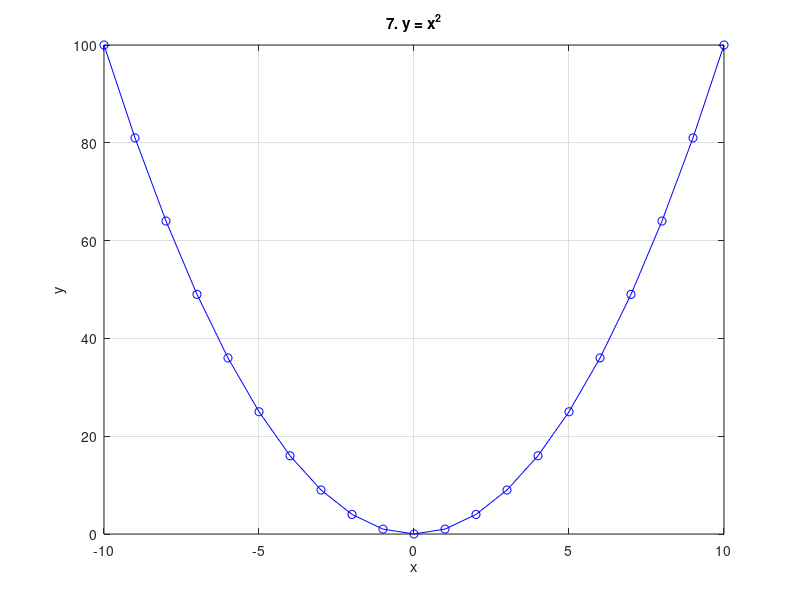
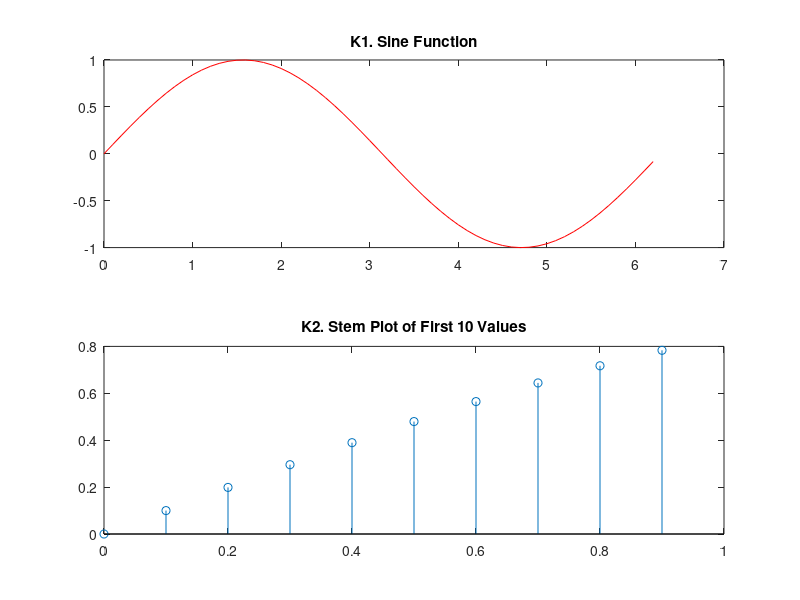
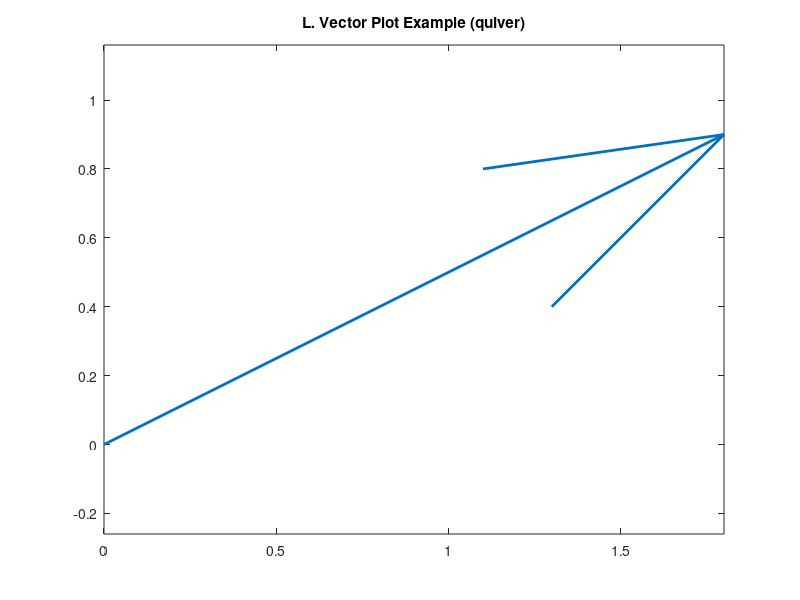
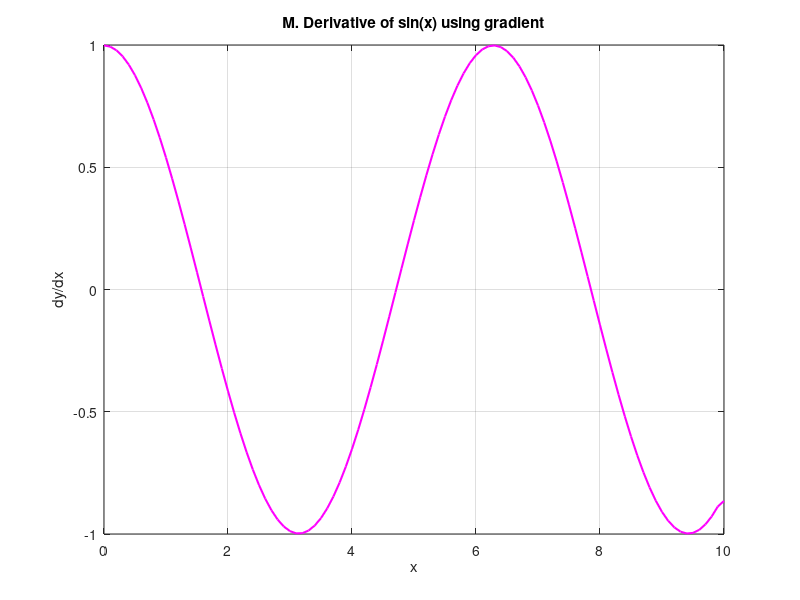

Here is the MATLAB script that generated these plots, in order:
%% ============================================================
%  DAY 2 - VECTORS IN MATLAB
%  Author: Amirtha
%  Description: Covers vector basics, properties, functions, and advanced concepts
% ============================================================

clc; clear;
disp("=== DAY 1: VECTORS IN MATLAB ===");

%% ------------------------------------------------------------
% Example of linspace (core concept)
% ------------------------------------------------------------
disp("Example of linspace:");
v = linspace(0, 10, 5);
disp(v);
% linspace(start, end, n) creates n equally spaced points from start to end.

%% ------------------------------------------------------------
% PRACTICE TASKS (10 BASIC VECTOR QUESTIONS)
% ------------------------------------------------------------
disp("=== PRACTICE TASKS ===");

%% 1. Create a vector v from 2 to 20 with a step of 2
v = 2:2:20;
disp("1. Vector v = "); disp(v);

%% 2. Find the sum, mean, and length of vector v
v_sum = sum(v);
v_mean = mean(v);
v_len = length(v);
fprintf("2. Sum = %d, Mean = %.2f, Length = %d\n", v_sum, v_mean, v_len);

%% 3. Create two vectors a and b and find their dot and cross products
a = [1 2 3];
b = [4 5 6];
dot_ab = dot(a, b);
cross_ab = cross(a, b);
disp("3. Dot product = "); disp(dot_ab);
disp("   Cross product = "); disp(cross_ab);

%% 4. Generate a linearly spaced vector between 0 and 1 with 10 elements
lin_vec = linspace(0, 1, 10);
disp("4. Linearly spaced vector = "); disp(lin_vec);

%% 5. Find all elements greater than 5 from [1 4 7 9 2 8]
nums = [1 4 7 9 2 8];
greater_than_5 = nums(nums > 5);
disp("5. Elements greater than 5 = "); disp(greater_than_5);

%% 6. Sort [3 8 1 9 2 6] in descending order
arr = [3 8 1 9 2 6];
sorted_desc = sort(arr, 'descend');
disp("6. Sorted in descending order = "); disp(sorted_desc);

%% 7. Plot y = x^2 for x from -10 to 10
x = -10:1:10;
y = x.^2;
figure;
plot(x, y, 'b-o');
title('7. y = x^2');
xlabel('x');
ylabel('y');
grid on;

%% 8. Find the norm (magnitude) of [3 4]
vec = [3 4];
mag = norm(vec);
disp("8. Magnitude of [3 4] = "); disp(mag);

%% 9. Combine two vectors [1 3 5] and [2 4 6]
a = [1 3 5];
b = [2 4 6];
combined = [a b];
disp("9. Combined vector = "); disp(combined);

%% 10. Try max, min, and sum on random vector
r = [12 45 3 9 27];
max_r = max(r);
min_r = min(r);
sum_r = sum(r);
fprintf("10. max = %d, min = %d, sum = %d\n", max_r, min_r, sum_r);

disp("=== END OF BASIC TASKS ===");

%% ------------------------------------------------------------
% ADVANCED VECTOR CONCEPTS
% ------------------------------------------------------------
disp(" ");
disp("=== ADVANCED VECTOR CONCEPTS ===");

%% A. logspace - logarithmically spaced vector
log_v = logspace(1, 3, 5);  % from 10^1 to 10^3
disp("A. logspace(1,3,5) = "); disp(log_v);

%% B. Vector indexing tricks
v = [10 20 30 40 50 60];
disp("B1. Every 2nd element: "); disp(v(2:2:end));
disp("B2. Elements > 25: "); disp(v(v > 25));
v(v > 40) = 0;  % replace >40 with 0
disp("B3. After replacement (>40 -> 0): "); disp(v);

%% C. Statistical & mathematical functions
v = [2 4 6 8 10];
disp("C. mean, median, std, var, prod");
disp([mean(v) median(v) std(v) var(v) prod(v)]);

%% D. Cumulative operations
v = [1 2 3 4 5];
disp("D1. diff(v) = "); disp(diff(v));
disp("D2. cumsum(v) = "); disp(cumsum(v));
disp("D3. cumprod(v) = "); disp(cumprod(v));

%% E. Logical operations
v = [5 10 15 20];
disp("E1. find(v > 10) = "); disp(find(v > 10));
disp("E2. any(v > 18) = "); disp(any(v > 18));
disp("E3. all(v > 3) = "); disp(all(v > 3));

%% F. Reshape and flip
v = 1:6;
reshaped = reshape(v, [2, 3]);
disp("F1. reshape(v,[2,3]) = "); disp(reshaped);
disp("F2. fliplr(v) = "); disp(fliplr(v));
disp("F3. flipud(v') = "); disp(flipud(v'));

%% G. Unique, sort, and reverse
arr = [4 2 4 3 1 2];
disp("G1. unique(arr) = "); disp(unique(arr));
disp("G2. sort(arr,'descend') = "); disp(sort(arr,'descend'));

%% H. Vectorized computation (no loops)
x = 1:5;
y = x.^2 + 3*x + 2;
disp("H. y = x.^2 + 3x + 2 = "); disp(y);

%% I. Angle between two vectors
a = [1 2 3];
b = [4 5 6];
theta = acosd(dot(a,b)/(norm(a)*norm(b)));
disp("I. Angle between vectors (degrees) = "); disp(theta);

%% J. Random vectors
rand_uniform = rand(1,5);
rand_int = randi([1 100], 1, 5);
rand_normal = randn(1,5);
disp("J1. rand(1,5) = "); disp(rand_uniform);
disp("J2. randi([1,100],1,5) = "); disp(rand_int);
disp("J3. randn(1,5) = "); disp(rand_normal);

%% K. Vector visualization
x = 0:0.1:2*pi;
y = sin(x);
figure;
subplot(2,1,1);
plot(x,y,'r');
title('K1. Sine Function');

subplot(2,1,2);
stem(x(1:10), y(1:10));
title('K2. Stem Plot of First 10 Values');

%% L. Quiver (vector direction visualization)
u = [2 1];
v = [1 3];
figure;
quiver(0, 0, u(1), v(1), 'LineWidth', 2);
axis equal;
title('L. Vector Plot Example (quiver)');

%% M. Derivative using gradient
x = 0:0.1:10;
y = sin(x);
dy = gradient(y, x);
figure;
plot(x, dy, 'm', 'LineWidth', 1.5);
title('M. Derivative of sin(x) using gradient');
xlabel('x');
ylabel('dy/dx');
grid on;

disp("=== END OF ADVANCED VECTOR SECTION ===");
